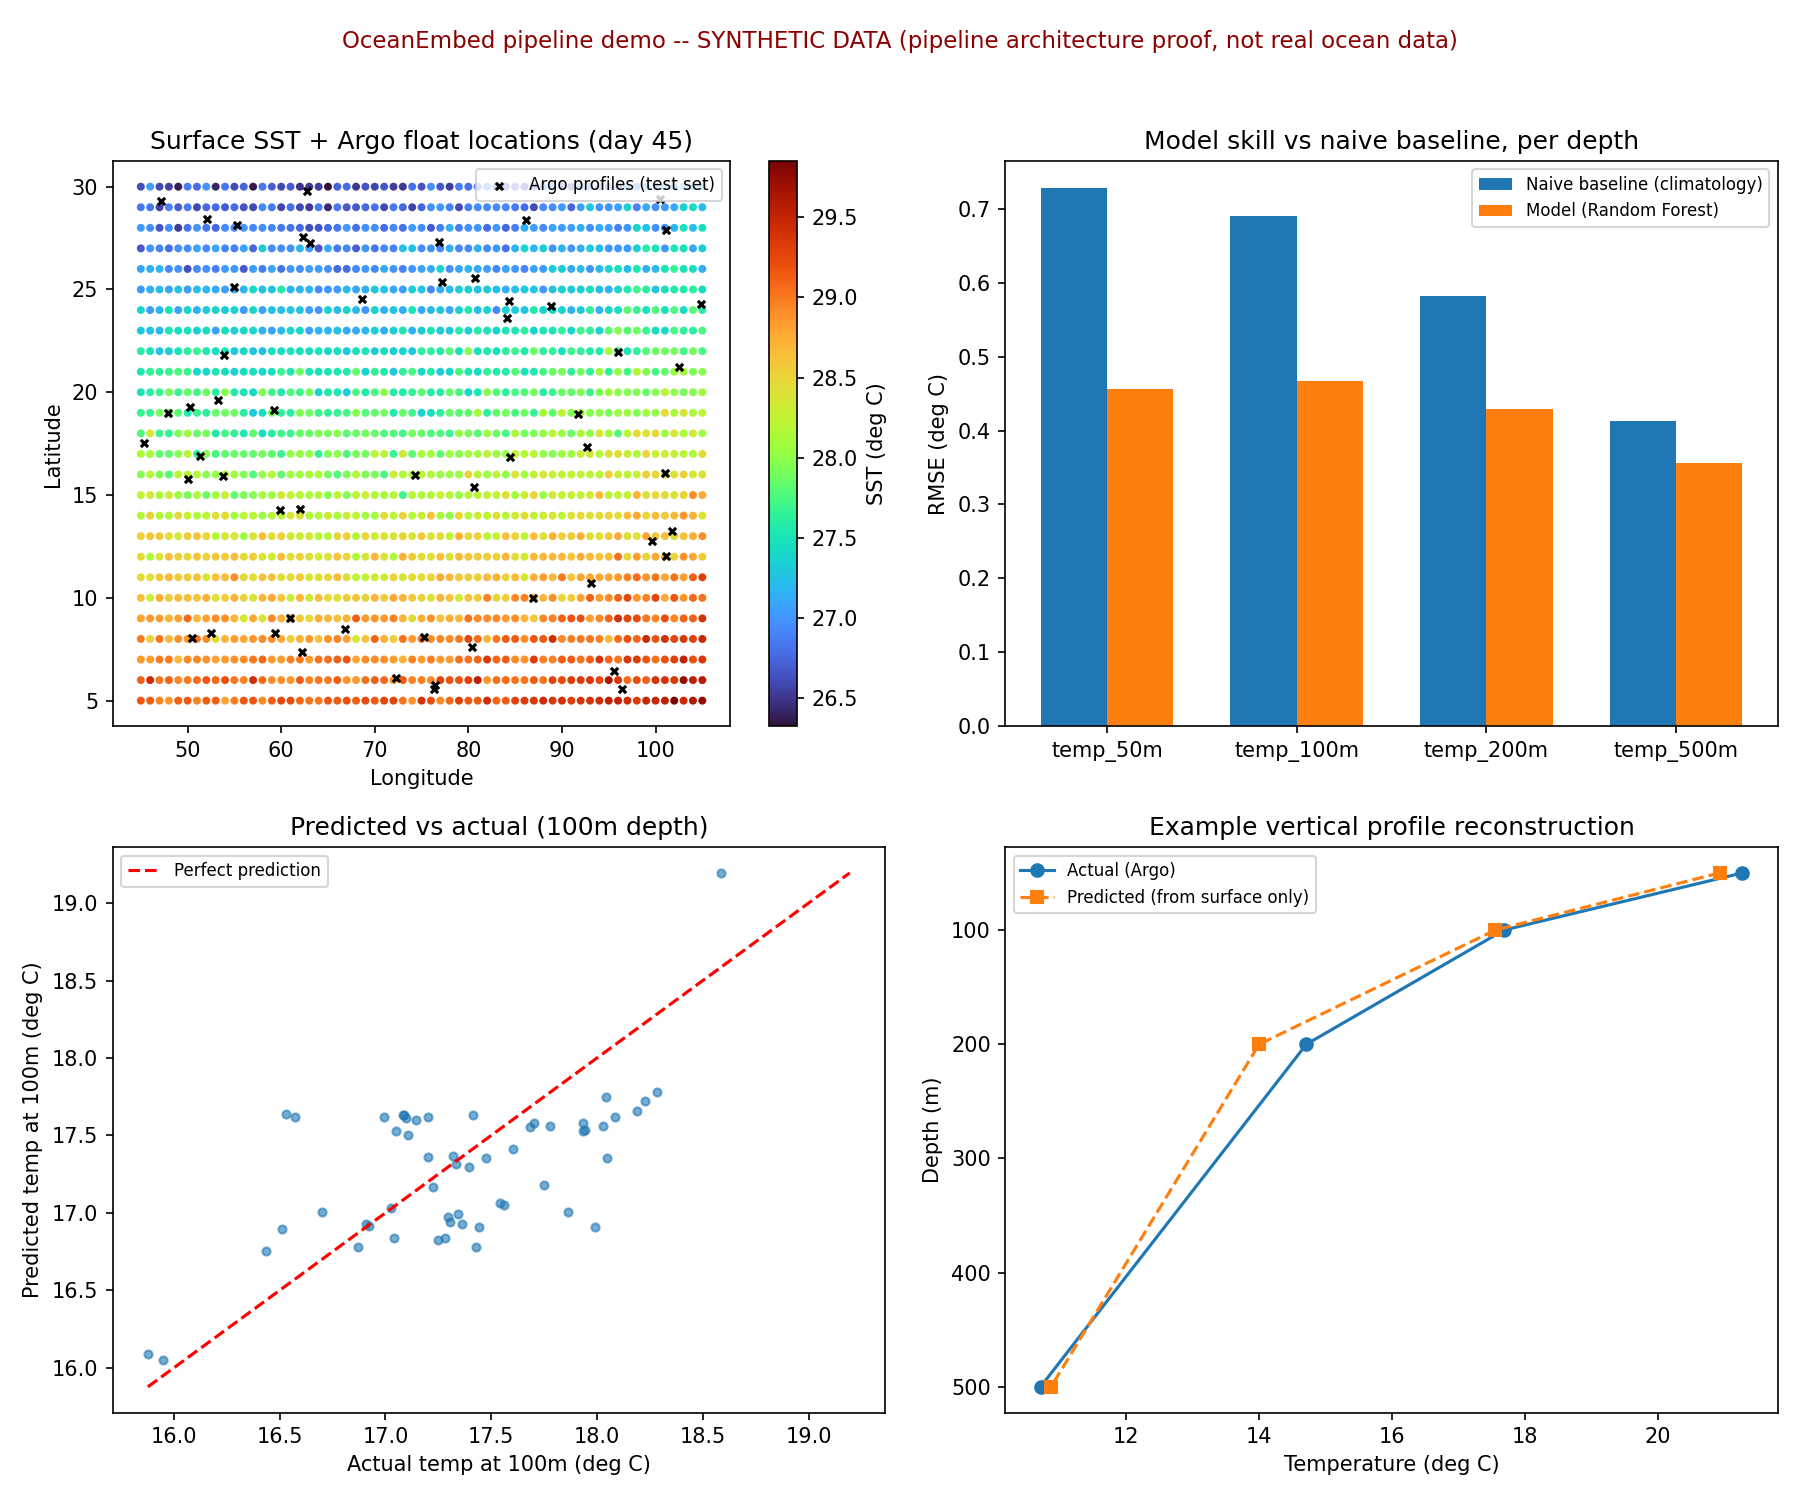

This chart was generated by the following Python code:
"""
OceanEmbed - Demo Pipeline
Subsurface Ocean Temperature Reconstruction from Surface Satellite Observations
North Indian Ocean (5-30N, 45-105E)

PURPOSE OF THIS FILE
---------------------
This is a working, end-to-end demo of the pipeline architecture:
    Argo (ground truth) + Satellite surface data (features)
        -> align/match
        -> train model
        -> validate
        -> visualize

IMPORTANT - READ BEFORE YOUR MEETING
--------------------------------------
USE_SYNTHETIC_DATA = True below. That means the numbers, plots and RMSE
you see are generated from a physically-motivated SIMULATION, not real
Argo/satellite data. This sandbox cannot reach the Argo GDAC or Copernicus
Marine Service servers (network is restricted here).

On your own laptop (which has normal internet), you can flip
USE_SYNTHETIC_DATA = False and the two functions get_argo_data() /
get_satellite_data() will attempt REAL fetches:
  - Argo: via the `argopy` package (already pip-installable: pip install argopy)
  - Satellite: via Copernicus Marine (`copernicusmarine` package, needs a
    free account at marine.copernicus.eu)

So: present this as "pipeline is built and validated on a synthetic
version of the same problem; swapping in real Argo/CMEMS data is a
one-line config change" -- that is an honest and strong thing to say
in a review meeting.
"""

import numpy as np
import pandas as pd
import matplotlib.pyplot as plt
from sklearn.ensemble import RandomForestRegressor
from sklearn.cluster import KMeans
from sklearn.metrics import mean_squared_error

# Marine heatwave thresholds (deg C SST anomaly above local climatology),
# loosely following the Hobday et al. category scale used by NOAA CoralWatch.
HEATWAVE_CATEGORIES = [
    (0.5, "Watch"),
    (1.0, "Warning"),
    (1.5, "Severe"),
    (2.0, "Extreme"),
]
N_CLUSTERS = 6  # spatiotemporal clusters (lat, lon, day, ssh) -- see clustering note below

# ----------------------------------------------------------------------
# CONFIG
# ----------------------------------------------------------------------
USE_SYNTHETIC_DATA = True          # flip to False on your laptop with real data access
LAT_RANGE = (5, 30)                # North Indian Ocean
LON_RANGE = (45, 105)
DEPTH_LEVELS = [50, 100, 200, 500]  # meters -- what we predict
N_ARGO_PROFILES = 220               # roughly realistic sparse float count for a season
N_DAYS = 90                         # one monsoon-season-ish window
GRID_STEP = 1.0                     # degrees, satellite grid resolution for this demo
RANDOM_SEED = 42

rng = np.random.default_rng(RANDOM_SEED)


def heatwave_bump(day):
    """
    Injects a synthetic marine heatwave event (a multi-week warm pulse,
    stronger near the equator) into the demo SST field so the pipeline has
    an actual event to detect -- stands in for a real Indian Ocean marine
    heatwave (e.g. the kind tracked via MOSDAC/INSAT-3D SST + Argo heat
    content in 2019/2020). Purely synthetic; real deployments detect this
    from the live SST anomaly, not an injected signal.
    """
    return 1.9 * np.exp(-((day - 55) / 11) ** 2)


# ----------------------------------------------------------------------
# 1. DATA LAYER
# ----------------------------------------------------------------------
def get_satellite_grid(day):
    """
    Returns a full lat/lon grid of surface variables for a given day.
    Real version: fetch SST/SSH/SSS/wind from Copernicus Marine for `day`.
    Synthetic version: physically-plausible fields (warmer near equator,
    smooth SSH 'eddies', mild day-to-day drift).
    """
    if not USE_SYNTHETIC_DATA:
        # --- REAL DATA HOOK ---
        # import copernicusmarine
        # ds = copernicusmarine.open_dataset(
        #     dataset_id="cmems_mod_glo_phy_anfc_0.083deg_P1D-m",
        #     variables=["thetao", "so", "zos"],
        #     minimum_longitude=LON_RANGE[0], maximum_longitude=LON_RANGE[1],
        #     minimum_latitude=LAT_RANGE[0], maximum_latitude=LAT_RANGE[1],
        #     start_datetime=day, end_datetime=day,
        # )
        # return ds  # then reshape into the same lat/lon/SST/SSH/SSS/wind columns used below
        raise NotImplementedError("Set USE_SYNTHETIC_DATA=True, or fill in the CMEMS call above.")

    lats = np.arange(LAT_RANGE[0], LAT_RANGE[1] + GRID_STEP, GRID_STEP)
    lons = np.arange(LON_RANGE[0], LON_RANGE[1] + GRID_STEP, GRID_STEP)
    LAT, LON = np.meshgrid(lats, lons, indexing="ij")

    # SST: warmer near equator, cools slightly poleward, small seasonal wobble,
    # plus an injected marine heatwave pulse (stronger near the equator)
    sst = 29.5 - 0.10 * (LAT - LAT_RANGE[0]) + 0.4 * np.sin(day / 20 + LON / 25)
    sst += heatwave_bump(day) * (1 - 0.5 * (LAT - LAT_RANGE[0]) / (LAT_RANGE[1] - LAT_RANGE[0]))
    sst += rng.normal(0, 0.15, LAT.shape)

    # SSH anomaly: a couple of smooth mesoscale-eddy-like blobs (this is the
    # signal that should correlate with subsurface heat content)
    ssh = (
        0.25 * np.exp(-((LAT - 15) ** 2 + (LON - 70) ** 2) / 40)
        - 0.2 * np.exp(-((LAT - 10) ** 2 + (LON - 90) ** 2) / 30)
        + 0.05 * np.sin(day / 15 + LAT / 10)
    )

    sss = 34.5 + 0.5 * np.sin(LON / 30) + rng.normal(0, 0.05, LAT.shape)
    wind = 5 + 2 * np.abs(np.sin(day / 25 + LAT / 15)) + rng.normal(0, 0.3, LAT.shape)

    return pd.DataFrame({
        "lat": LAT.ravel(), "lon": LON.ravel(),
        "sst": sst.ravel(), "ssh": ssh.ravel(),
        "sss": sss.ravel(), "wind": wind.ravel(),
    })


def get_argo_data():
    """
    Returns sparse Argo-like profiles: lat, lon, day, sst_at_location,
    ssh_at_location, and true subsurface temperature at each DEPTH_LEVEL.
    Real version: argopy.DataFetcher().region([...]).load()
    Synthetic version: physically-motivated thermocline model driven by
    the *same* underlying SST/SSH field, so there is a real learnable
    relationship between surface and subsurface (like in reality, SSH
    anomalies indicate deeper/shallower warm layers).
    """
    if not USE_SYNTHETIC_DATA:
        # --- REAL DATA HOOK ---
        # from argopy import DataFetcher
        # f = DataFetcher().region([LON_RANGE[0], LON_RANGE[1], LAT_RANGE[0], LAT_RANGE[1],
        #                            0, 600, '2024-06-01', '2024-08-31'])
        # ds = f.load().data.to_dataframe().reset_index()
        # return ds  # then pivot PRES/TEMP into the DEPTH_LEVELS columns used below
        raise NotImplementedError("Set USE_SYNTHETIC_DATA=True, or fill in the argopy call above.")

    lats = rng.uniform(*LAT_RANGE, N_ARGO_PROFILES)
    lons = rng.uniform(*LON_RANGE, N_ARGO_PROFILES)
    days = rng.integers(0, N_DAYS, N_ARGO_PROFILES)

    rows = []
    for lat, lon, day in zip(lats, lons, days):
        sst = 29.5 - 0.10 * (lat - LAT_RANGE[0]) + 0.4 * np.sin(day / 20 + lon / 25) + rng.normal(0, 0.15)
        sst += heatwave_bump(day) * (1 - 0.5 * (lat - LAT_RANGE[0]) / (LAT_RANGE[1] - LAT_RANGE[0]))
        ssh = (
            0.25 * np.exp(-((lat - 15) ** 2 + (lon - 70) ** 2) / 40)
            - 0.2 * np.exp(-((lat - 10) ** 2 + (lon - 90) ** 2) / 30)
            + 0.05 * np.sin(day / 15 + lat / 10)
        )
        sss = 34.5 + 0.5 * np.sin(lon / 30) + rng.normal(0, 0.05)
        wind = 5 + 2 * np.abs(np.sin(day / 25 + lat / 15)) + rng.normal(0, 0.3)

        # Thermocline depth scale grows with positive SSH anomaly (warm eddy
        # = deeper warm layer) -- this is the real physical link we want the
        # model to discover from surface data alone.
        thermocline_scale = 80 + 220 * max(ssh, 0) - 120 * max(-ssh, 0)
        thermocline_scale = max(thermocline_scale, 25)
        t_deep = 8.0  # deep water asymptotic temperature

        row = {"lat": lat, "lon": lon, "day": day, "sst": sst, "ssh": ssh, "sss": sss, "wind": wind}
        for z in DEPTH_LEVELS:
            t_z = sst - (sst - t_deep) * (z / (z + thermocline_scale))
            row[f"temp_{z}m"] = t_z + rng.normal(0, 0.3)
        rows.append(row)

    return pd.DataFrame(rows)


# ----------------------------------------------------------------------
# 1b. MARINE HEATWAVE DETECTION
# ----------------------------------------------------------------------
def sst_climatology(lat_grid_step=1.0):
    """
    Per-latitude-band climatological SST baseline, computed as the mean
    surface temperature across the full N_DAYS window at each grid latitude.
    Real version: 30-year daily climatology from an SST reanalysis
    (e.g. NOAA OISST); here it's the model's own synthetic seasonal mean.
    """
    lats = np.arange(LAT_RANGE[0], LAT_RANGE[1] + lat_grid_step, lat_grid_step)
    sst_by_day = []
    for day in range(N_DAYS):
        g = get_satellite_grid(day)
        sst_by_day.append(g.groupby("lat")["sst"].mean())
    clim = pd.concat(sst_by_day, axis=1).mean(axis=1)
    return clim  # indexed by lat


def marine_heatwave_series(clim=None):
    """
    Basin-averaged SST anomaly (vs. climatology) for every day in the
    window, classified into Hobday-style heatwave categories. This is the
    headline "is there a heatwave right now" signal for the dashboard.
    """
    if clim is None:
        clim = sst_climatology()

    rows = []
    for day in range(N_DAYS):
        g = get_satellite_grid(day)
        anomaly = (g.groupby("lat")["sst"].mean() - clim).mean()
        category = "Normal"
        for thresh, label in HEATWAVE_CATEGORIES:
            if anomaly >= thresh:
                category = label
        rows.append({"day": day, "anomaly": float(anomaly), "category": category})
    return pd.DataFrame(rows)


# ----------------------------------------------------------------------
# 2. ALIGNMENT (in real life: nearest satellite grid cell, same day)
# ----------------------------------------------------------------------
def spatiotemporal_clusters(df, n_clusters=N_CLUSTERS, fit_on=None):
    """
    Adaptive spatiotemporal clustering over (lat, lon, day, ssh), inspired
    by Loo et al. 2026 ("An Adaptive Spatiotemporal Clustering Framework
    for 3D Ocean Subsurface Temperature Reconstruction", arXiv:2605.00860):
    group observations that likely share thermocline structure (same
    region, same eddy regime, nearby in time) before/alongside regression,
    rather than treating every profile as spatially independent. Here it's
    a light-weight KMeans stand-in for the paper's adaptive clustering step.
    Returns integer cluster labels; pass `fit_on` to reuse a fitted model's
    cluster space when labeling a different set of points (e.g. a grid).
    """
    feats = df[["lat", "lon", "day", "ssh"]].copy()
    feats["lat"] = (feats["lat"] - LAT_RANGE[0]) / (LAT_RANGE[1] - LAT_RANGE[0])
    feats["lon"] = (feats["lon"] - LON_RANGE[0]) / (LON_RANGE[1] - LON_RANGE[0])
    feats["day"] = feats["day"] / N_DAYS
    if fit_on is None:
        km = KMeans(n_clusters=n_clusters, random_state=RANDOM_SEED, n_init=10)
        labels = km.fit_predict(feats)
        return labels, km
    else:
        return fit_on.predict(feats)


def build_training_table():
    argo = get_argo_data()
    # In the synthetic case the surface features are already attached
    # to each Argo row (that IS the alignment step, done physically).
    # In the real pipeline this is where you'd do:
    #   for each argo row -> pull nearest lat/lon satellite grid cell for that day
    #   from get_satellite_grid(day)
    cluster_labels, cluster_model = spatiotemporal_clusters(argo)
    argo = argo.copy()
    argo["cluster"] = cluster_labels

    feature_cols = ["lat", "lon", "day", "sst", "ssh", "sss", "wind"]
    cluster_dummies = pd.get_dummies(argo["cluster"], prefix="cluster")
    X = pd.concat([argo[feature_cols], cluster_dummies], axis=1)

    target_cols = [f"temp_{z}m" for z in DEPTH_LEVELS]
    return X, argo[target_cols], argo


# ----------------------------------------------------------------------
# 3. MODEL
# ----------------------------------------------------------------------
def train_and_evaluate(X, Y):
    # time-based split (not random) to avoid leakage, like the plan says
    order = X["day"].argsort()
    X, Y = X.iloc[order].reset_index(drop=True), Y.iloc[order].reset_index(drop=True)
    split = int(0.75 * len(X))
    X_train, X_test = X.iloc[:split], X.iloc[split:]
    Y_train, Y_test = Y.iloc[:split], Y.iloc[split:]

    model = RandomForestRegressor(n_estimators=200, max_depth=8, random_state=RANDOM_SEED)
    model.fit(X_train, Y_train)
    preds = pd.DataFrame(model.predict(X_test), columns=Y_test.columns, index=Y_test.index)

    # naive baseline: predict the training-set mean per depth (a "climatology")
    baseline = pd.DataFrame(
        np.tile(Y_train.mean().values, (len(Y_test), 1)),
        columns=Y_test.columns, index=Y_test.index
    )

    results = []
    for col in Y_test.columns:
        rmse_model = mean_squared_error(Y_test[col], preds[col]) ** 0.5
        rmse_base = mean_squared_error(Y_test[col], baseline[col]) ** 0.5
        results.append({"depth": col, "rmse_model": rmse_model, "rmse_baseline": rmse_base})

    return model, X_test, Y_test, preds, pd.DataFrame(results)


# ----------------------------------------------------------------------
# 4. VISUALIZATION
# ----------------------------------------------------------------------
def make_plots(X_test, Y_test, preds, metrics, day_for_map=45):
    fig, axes = plt.subplots(2, 2, figsize=(12, 10))

    # (A) Surface SST map for one day, with Argo profile locations overlaid
    grid = get_satellite_grid(day_for_map)
    sc = axes[0, 0].scatter(grid["lon"], grid["lat"], c=grid["sst"], cmap="turbo", s=8)
    axes[0, 0].scatter(X_test["lon"], X_test["lat"], c="black", s=12, marker="x", label="Argo profiles (test set)")
    axes[0, 0].set_title(f"Surface SST + Argo float locations (day {day_for_map})")
    axes[0, 0].set_xlabel("Longitude"); axes[0, 0].set_ylabel("Latitude")
    axes[0, 0].legend(loc="upper right", fontsize=8)
    plt.colorbar(sc, ax=axes[0, 0], label="SST (deg C)")

    # (B) RMSE: model vs naive baseline, per depth
    x = np.arange(len(metrics))
    w = 0.35
    axes[0, 1].bar(x - w/2, metrics["rmse_baseline"], w, label="Naive baseline (climatology)")
    axes[0, 1].bar(x + w/2, metrics["rmse_model"], w, label="Model (Random Forest)")
    axes[0, 1].set_xticks(x); axes[0, 1].set_xticklabels(metrics["depth"])
    axes[0, 1].set_ylabel("RMSE (deg C)")
    axes[0, 1].set_title("Model skill vs naive baseline, per depth")
    axes[0, 1].legend(fontsize=8)

    # (C) Predicted vs actual scatter, one representative depth (100m)
    dcol = "temp_100m"
    axes[1, 0].scatter(Y_test[dcol], preds[dcol], alpha=0.6, s=15)
    lims = [min(Y_test[dcol].min(), preds[dcol].min()), max(Y_test[dcol].max(), preds[dcol].max())]
    axes[1, 0].plot(lims, lims, "r--", label="Perfect prediction")
    axes[1, 0].set_xlabel("Actual temp at 100m (deg C)")
    axes[1, 0].set_ylabel("Predicted temp at 100m (deg C)")
    axes[1, 0].set_title("Predicted vs actual (100m depth)")
    axes[1, 0].legend(fontsize=8)

    # (D) Example vertical profile: predicted vs actual, one test float
    sample_idx = Y_test.index[0]
    actual_profile = Y_test.loc[sample_idx].values
    pred_profile = preds.loc[sample_idx].values
    axes[1, 1].plot(actual_profile, DEPTH_LEVELS, "o-", label="Actual (Argo)")
    axes[1, 1].plot(pred_profile, DEPTH_LEVELS, "s--", label="Predicted (from surface only)")
    axes[1, 1].invert_yaxis()
    axes[1, 1].set_xlabel("Temperature (deg C)"); axes[1, 1].set_ylabel("Depth (m)")
    axes[1, 1].set_title("Example vertical profile reconstruction")
    axes[1, 1].legend(fontsize=8)

    fig.suptitle(
        "OceanEmbed pipeline demo -- SYNTHETIC DATA (pipeline architecture proof, not real ocean data)",
        fontsize=11, color="darkred"
    )
    plt.tight_layout(rect=[0, 0, 1, 0.96])
    plt.savefig("/home/claude/ocean_pipeline_demo.png", dpi=150)
    print("Saved plot to /home/claude/ocean_pipeline_demo.png")


# ----------------------------------------------------------------------
# MAIN
# ----------------------------------------------------------------------
if __name__ == "__main__":
    print(f"USE_SYNTHETIC_DATA = {USE_SYNTHETIC_DATA}")
    X, Y, argo_full = build_training_table()
    print(f"Built training table: {X.shape[0]} Argo-like profiles, {X.shape[1]} input features, "
          f"{Y.shape[1]} depth targets ({DEPTH_LEVELS} m)")

    model, X_test, Y_test, preds, metrics = train_and_evaluate(X, Y)
    print("\nRMSE per depth (model vs naive climatology baseline):")
    print(metrics.to_string(index=False))

    make_plots(X_test, Y_test, preds, metrics)

    argo_full.to_csv("/home/claude/synthetic_argo_dataset.csv", index=False)
    print("\nSaved synthetic dataset to /home/claude/synthetic_argo_dataset.csv")
